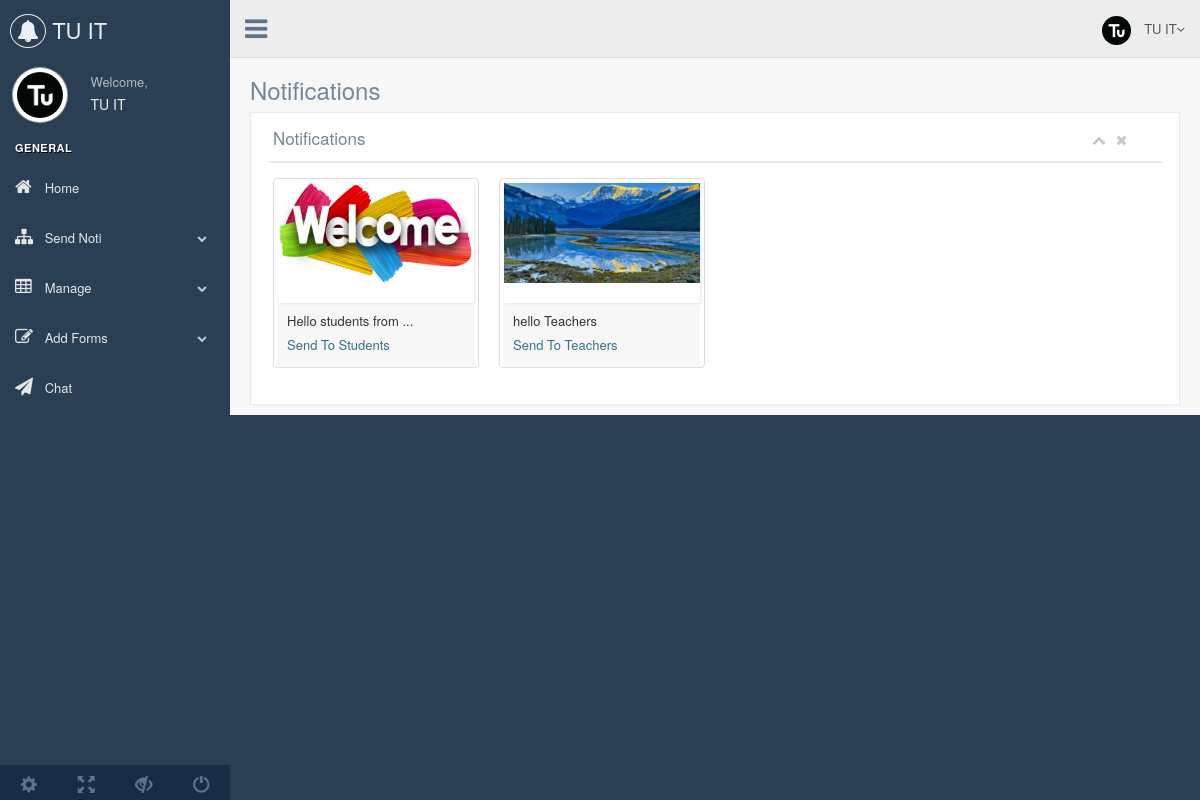
The page /admin/index.php (signed in) on the database its author committed.
### tables this page shows
CREATE TABLE `posts` (
  `post_id` int(11) NOT NULL,
  `post_adminid` int(11) NOT NULL,
  `post_userid` int(11) NOT NULL,
  `post_content` text NOT NULL,
  `post_photo` varchar(255) NOT NULL,
  `post_year` int(11) NOT NULL,
  `post_status` int(11) NOT NULL,
  `created_date` datetime NOT NULL,
  `updated_date` datetime NOT NULL
);

### admin/index.php (the view, shortened to what this page needs)
<?php
include('database/connection.php');
include ('includes/header.php');
   $do = $conn->query("SELECT posts.*,admin.* FROM posts LEFT JOIN admin ON posts.post_adminid = admin.admin_id WHERE post_userid = '0' ORDER BY posts.created_date DESC");
?>
  <body class="nav-md">
    <div class="container body">
      <div class="main_container">
          <?php include ('includes/sidebar.php'); ?>
          <?php include('includes/navbar.php'); ?>
           <div class="right_col" role="main">
          <div class="">
            <div class="page-title">
              <div class="title_left">
                <h3>Notifications</h3>
              </div>
            </div>
            <div class="clearfix"></div>
            <div class="row">
              <div class="col-md-12 col-sm-12">
                <div class="x_panel">
                  <div class="x_title">
                    <h2>Notifications</h2>
                    <ul class="nav navbar-right panel_toolbox">
                      <li><a class="collapse-link"><i class="fa fa-chevron-up"></i></a>
                      </li>
                      <li><a class="close-link"><i class="fa fa-close"></i></a>
                      </li>
                    </ul>
                    <div class="clearfix"></div>
                  </div>
                  <div class="x_content">
                    <div class="row">
                  <?php while($value = $do->fetch_assoc()): ?>
                      <div class="col-md-3 col-sm-12 col-xs-12">
                        <div class="thumbnail">
                          <div class="image view view-first">
                            <?php if(empty($value['post_photo'])) : ?>
                            <img style="width: 100%; display: block;" src="posts/download.png" alt="image" />
                            <?php else: ?>
                            <img style="width: 100%; display: block;" src="posts/<?php echo $value['post_photo']?>">
                          <?php endif; ?>
                          </div>
                          <div class="caption">
                            <p><?php if(strlen($value['post_content']) > 20) :
                                 echo substr($value['post_content'],0,20).'...';
                                else :
                                  echo $value['post_content'];
                                endif;
                                 ?>
                            </p>
                            <p class="text-info">Send To
                              <?php if($value['post_status'] == '1') :
                                echo "Teachers";
                              elseif($value['post_status'] == '2') :
                                echo "Students";
                              elseif($value['post_status'] == '3') :
                                echo "Ec";
                              else :
                                echo "All";
                              endif;?>
                            </p>
                          </div>
                        </div>
                      </div>
                  <?php endwhile; ?>
                    </div>
                  </div>
                </div>
              </div>
            </div>
          </div>
        </div>
      </div>
    </div>
  </body>
    <?php include('includes/footer.php'); ?>

### admin/includes/sidebar.php (shortened to what this page needs)
 <?php
   $pp = $conn->query("SELECT * FROM admin WHERE admin_id = '".$_SESSION['admin_id']."'");
   $ppp = $pp->fetch_assoc();
?>
  <div class="col-md-3 left_col">
          <div class="left_col scroll-view">
            <div class="navbar nav_title" style="border: 0;">
              <a href="index.php" class="site_title"><i class="fa fa-bell"></i> <span><?php echo $ppp['admin_name']?></span></a>
            </div>
            <div class="profile clearfix">
              <div class="profile_pic">
                <img src="adminprofiles/<?php echo $ppp['admin_photo']?>" alt="..." class="img-circle profile_img">
              </div>
              <div class="profile_info">
                <span>Welcome,</span>
                <h2><?php echo $ppp['admin_name']?></h2>
              </div>
            </div>
            <br />
            <div id="sidebar-menu" class="main_menu_side hidden-print main_menu">
              <div class="menu_section">
                <h3>General</h3>
                <ul class="nav side-menu">
                  <li><a href="index.php"><i class="fa fa-home"></i> Home </a>
                  </li>
                  <li><a><i class="fa fa-sitemap"></i> Send Noti <span class="fa fa-chevron-down"></span></a>
                  </li>
                  <li><a><i class="fa fa-table"></i> Manage <span class="fa fa-chevron-down"></span></a>
                  </li>
                  <li><a><i class="fa fa-edit"></i> Add Forms <span class="fa fa-chevron-down"></span></a>
                  </li>
                  <li><a href="chat.php"><i class="fa fa-paper-plane"></i> Chat </a>
                  </li>
                </ul>
              </div>
            </div>
            <div class="sidebar-footer hidden-small">
              <a data-toggle="tooltip" data-placement="top" title="Settings">
                <span class="glyphicon glyphicon-cog" aria-hidden="true"></span>
              </a>
              <a data-toggle="tooltip" data-placement="top" title="FullScreen">
                <span class="glyphicon glyphicon-fullscreen" aria-hidden="true"></span>
              </a>
              <a data-toggle="tooltip" data-placement="top" title="Lock">
                <span class="glyphicon glyphicon-eye-close" aria-hidden="true"></span>
              </a>
              <a data-toggle="tooltip" data-placement="top" title="Logout" href="login.html">
                <span class="glyphicon glyphicon-off" aria-hidden="true"></span>
              </a>
            </div>
          </div>
        </div>

### admin/includes/navbar.php (shortened to what this page needs)
<?php
   $pp = $conn->query("SELECT * FROM admin WHERE admin_id = '".$_SESSION['admin_id']."'");
   $ppp = $pp->fetch_assoc();
?>
<div class="top_nav">
          <div class="nav_menu">
            <nav>
              <div class="nav toggle">
                <a id="menu_toggle"><i class="fa fa-bars"></i></a>
              </div>
              <ul class="nav navbar-nav navbar-right">
                <li class="">
                  <a href="javascript:;" class="user-profile dropdown-toggle" data-toggle="dropdown" aria-expanded="false">
                    <img src="adminprofiles/<?php echo $ppp['admin_photo']?>" alt="">
                    <?php echo $ppp['admin_name']?><span class=" fa fa-angle-down"></span>
                  </a>
                </li>
              </ul>
            </nav>
          </div>
        </div>

### rows shown on the page
posts: post_photo (picture), post_content "Hello students from", post_status "Students"
posts: post_photo (picture), post_content "hello Teachers", post_status "Teachers"

### other values the page prints
$ppp['admin_name'] "TU IT"
